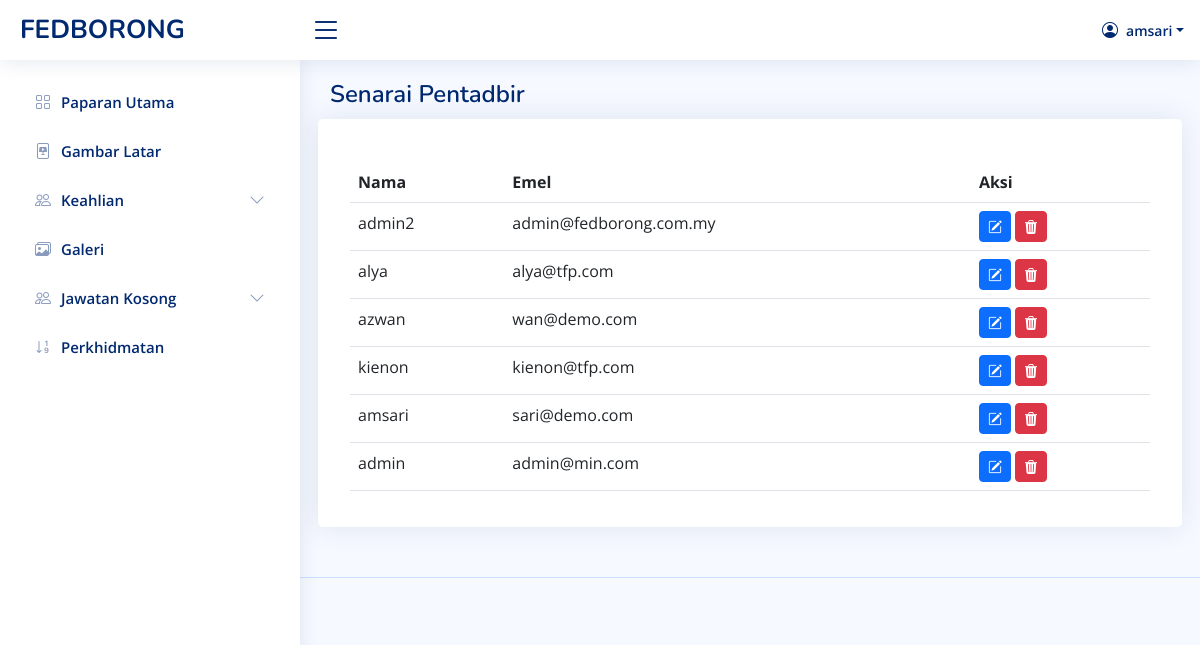
The app's page /admin-view.php (signed in) with its own data.
### tables this page shows
CREATE TABLE `user` (
  `id` int(11) NOT NULL,
  `name` varchar(255) NOT NULL,
  `email` varchar(255) NOT NULL,
  `password` varchar(255) NOT NULL,
  `status` tinyint(4) NOT NULL
);

### admin-view.php (the view, shortened to what this page needs)
<?php
    if(isset($_SESSION['username'])) {
?>
<?php
include 'admin/admin-header.php';
require('db_connect.php');
?>
<body>
<?php include 'admin-nav.php';?>
  <main id="main" class="main">
  <div class="pagetitle">
      <h1>Senarai Pentadbir</h1>
    </div>
    <section class="section">
      <div class="row">
      <div class="card">
            <div class="card-body table-responsive">
              <h5 class="card-title"></h5>
              <table class="table ">
                <thead>
                  <tr>
                    <th scope="col-2">Nama</th>
                    <th scope="col-2">Emel</th>
                    <th scope="col-1">Aksi</th>
                  </tr>
                </thead>
                <tbody>
                  <?php
                  $count=1;
                  $sel_query="Select * from user ORDER BY id desc;";
                  $result = mysqli_query($conn,$sel_query);
                  while($row = mysqli_fetch_assoc($result)) { ?>
                  <tr>
                    <td><?php echo $row['name'] ?></td>
                    <td><?php echo $row['email'] ?></td>
                    <td><a href="admin-edit?id=<?php echo $row['id'] ?>" class="btn btn-primary btn-sm" data-bs-toggle="tooltip" data-bs-placement="top" title="Edit"><i class="bi bi-pencil-square"></i></a>
                    <button type="button" class="btn btn-danger btn-sm" data-bs-toggle="modal" data-bs-target="#verticalycentered-<?php echo $row['id'] ?>">
                    <i class="bi bi-trash3-fill"></i>
                    </button>
                    </td>
                  </tr>
                  <?php $count++; } ?>
                </tbody>
              </table>
            </div>
          </div>
      </div>
    </section>
  </main>
  <?php include 'admin/admin-footer.php' ?>
<?php
    } else {
        header("Location: ./admin-login?error=login_first");
        exit();
    }
 ?>

### admin-nav.php (shortened to what this page needs)
<header id="header" class="header fixed-top d-flex align-items-center">
<?php
require('db_connect.php');
 $id = $_SESSION['username'];
   $user = "SELECT * FROM user WHERE name = '$id'";
   $admins = mysqli_fetch_assoc($conn->query($user) );
?>
<div class="d-flex align-items-center justify-content-between">
    <a href="admin-index" class="logo d-flex align-items-center">
      <span class="d-none d-lg-block">FEDBORONG</span>
    </a>
    <i class="bi bi-list toggle-sidebar-btn"></i>
  </div>
  <nav class="header-nav ms-auto">
    <ul class="d-flex align-items-center">
      <li class="nav-item dropdown pe-3">
        <a class="nav-link nav-profile d-flex align-items-center pe-0" href="#" data-bs-toggle="dropdown">
	  <i class="bi bi-person-circle"></i>
          <span class="d-none d-md-block dropdown-toggle ps-2"><?php echo $admins['name'];  ?></span>
        </a>
      </li>
    </ul>
  </nav>
</header>
<aside id="sidebar" class="sidebar">
  <ul class="sidebar-nav" id="sidebar-nav">
    <li class="nav-item">
      <a class="nav-link collapsed " href="admin-index">
        <i class="bi bi-grid"></i>
        <span>Paparan Utama</span>
      </a>
    </li>
    <li class="nav-item">
      <a class="nav-link collapsed" href="#admin-slides">
        <i class="bi bi-file-slides"></i>
        <span>Gambar Latar</span>
      </a>
    </li>
    <li class="nav-item">
      <a class="nav-link collapsed" data-bs-target="#tables-nav2" data-bs-toggle="collapse" href="#">
        <i class="bi bi-people"></i><span>Keahlian</span><i class="bi bi-chevron-down ms-auto"></i>
      </a>
    </li>
    <li class="nav-item">
      <a class="nav-link collapsed" href="admin-gallery">
      <i class="bi bi-images"></i>
        <span>Galeri</span>
      </a>
    </li>
    <li class="nav-item">
      <a class="nav-link collapsed" data-bs-target="#tables-nav3" data-bs-toggle="collapse" href="#">
        <i class="bi bi-people"></i><span>Jawatan Kosong</span><i class="bi bi-chevron-down ms-auto"></i>
      </a>
    </li>
    <li class="nav-item">
      <a class="nav-link collapsed" href="./admin-counter">
        <i class="bi bi-sort-numeric-down"></i>
        <span>Perkhidmatan</span>
      </a>
    </li>
  </ul>
</aside>

### admin-assets/css/style.css (style rules this page uses)
:root { scroll-behavior: smooth; }
body { font-family: "Open Sans", sans-serif; background: #f6f9ff; color: #444444; }
a { color: #4154f1; text-decoration: none; }
h1, h2, h3, h4, h5, h6 { font-family: "Nunito", sans-serif; }
#main { margin-top: 60px; padding: 20px 30px; transition: all 0.3s; }
.pagetitle { margin-bottom: 10px; }
.pagetitle h1 { font-size: 24px; margin-bottom: 0; font-weight: 600; color: #012970; }
.card { margin-bottom: 30px; border: none; border-radius: 5px; box-shadow: 0px 0 30px rgba(1, 41, 112, 0.1); }
.card-title { padding: 20px 0 15px 0; font-size: 18px; font-weight: 500; color: #012970; font-family: "Poppins", sans-serif; }
.card-body { padding: 0 20px 20px 20px; }
.logo { line-height: 1; }
@media (min-width: 1200px) { .logo { width: 280px; } }
.logo span { font-size: 26px; font-weight: 700; color: #012970; font-family: "Nunito", sans-serif; }
.header { transition: all 0.5s; z-index: 997; height: 60px; box-shadow: 0px 2px 20px rgba(1, 41, 112, 0.1); background-color: #fff; padding-left: 20px; }
.header .toggle-sidebar-btn { font-size: 32px; padding-left: 10px; cursor: pointer; color: #012970; }
.header-nav ul { list-style: none; }
.header-nav>ul { margin: 0; padding: 0; }
.header-nav .nav-profile { color: #012970; }
.header-nav .nav-profile span { font-size: 14px; font-weight: 600; }
.sidebar { position: fixed; top: 60px; left: 0; bottom: 0; width: 300px; z-index: 996; transition: all 0.3s; padding: 20px; overflow-y: auto; scrollbar-width: thin; scrollbar-color: #aab7cf transparent; box-shadow: 0px 0px 20px rgba(1, 41, 112, 0.1); background-color: #fff; }
@media (min-width: 1200px) { #main, #footer { margin-left: 300px; } }
.sidebar-nav { padding: 0; margin: 0; list-style: none; }
.sidebar-nav li { padding: 0; margin: 0; list-style: none; }
.sidebar-nav .nav-item { margin-bottom: 5px; }
.sidebar-nav .nav-link { display: flex; align-items: center; font-size: 15px; font-weight: 600; color: #4154f1; transition: 0.3; background: #f6f9ff; padding: 10px 15px; border-radius: 4px; }
.sidebar-nav .nav-link i { font-size: 16px; margin-right: 10px; color: #4154f1; }
.sidebar-nav .nav-link.collapsed { color: #012970; background: #fff; }
.sidebar-nav .nav-link.collapsed i { color: #899bbd; }
.sidebar-nav .nav-link .bi-chevron-down { margin-right: 0; transition: transform 0.2s ease-in-out; }

### records on screen
user: name "amsari", email "sari@demo.com"
user: name "admin2", email "admin@fedborong.com.my"
user: name "alya", email "alya@tfp.com"
user: name "azwan", email "wan@demo.com"
user: name "kienon", email "kienon@tfp.com"
user: name "admin", email "admin@min.com"
